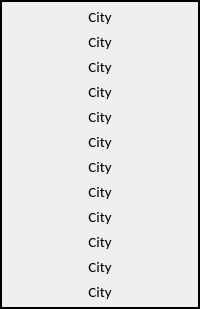
         <widget class="QFrame" name="f_discount">
          <property name="frameShape">
           <enum>QFrame::WinPanel</enum>
          </property>
          <property name="frameShadow">
           <enum>QFrame::Plain</enum>
          </property>
          <layout class="QVBoxLayout" name="verticalLayout_202">
           <property name="spacing">
            <number>5</number>
           </property>
           <property name="leftMargin">
            <number>5</number>
           </property>
           <property name="topMargin">
            <number>5</number>
           </property>
           <property name="rightMargin">
            <number>5</number>
           </property>
           <property name="bottomMargin">
            <number>5</number>
           </property>
           <item>
            <widget class="QLabel" name="disc_1">
             <property name="font">
              <font>
               <family>Calibri</family>
               <pointsize>11</pointsize>
               <bold>false</bold>
              </font>
             </property>
             <property name="text">
              <string>City</string>
             </property>
             <property name="alignment">
              <set>Qt::AlignCenter</set>
             </property>
            </widget>
           </item>
           <item>
            <widget class="QLabel" name="disc_2">
             <property name="font">
              <font>
               <family>Calibri</family>
               <pointsize>11</pointsize>
               <bold>false</bold>
              </font>
             </property>
             <property name="text">
              <string>City</string>
             </property>
             <property name="alignment">
              <set>Qt::AlignCenter</set>
             </property>
            </widget>
           </item>
           <item>
            <widget class="QLabel" name="disc_3">
             <property name="font">
              <font>
               <family>Calibri</family>
               <pointsize>11</pointsize>
               <bold>false</bold>
              </font>
             </property>
             <property name="text">
              <string>City</string>
             </property>
             <property name="alignment">
              <set>Qt::AlignCenter</set>
             </property>
            </widget>
           </item>
           <item>
            <widget class="QLabel" name="disc_4">
             <property name="font">
              <font>
               <family>Calibri</family>
               <pointsize>11</pointsize>
               <bold>false</bold>
              </font>
             </property>
             <property name="text">
              <string>City</string>
             </property>
             <property name="alignment">
              <set>Qt::AlignCenter</set>
             </property>
            </widget>
           </item>
           <item>
            <widget class="QLabel" name="disc_5">
             <property name="font">
              <font>
               <family>Calibri</family>
               <pointsize>11</pointsize>
               <bold>false</bold>
              </font>
             </property>
             <property name="text">
              <string>City</string>
             </property>
             <property name="alignment">
              <set>Qt::AlignCenter</set>
             </property>
            </widget>
           </item>
           <item>
            <widget class="QLabel" name="disc_6">
             <property name="font">
              <font>
               <family>Calibri</family>
               <pointsize>11</pointsize>
               <bold>false</bold>
              </font>
             </property>
             <property name="text">
              <string>City</string>
             </property>
             <property name="alignment">
              <set>Qt::AlignCenter</set>
             </property>
            </widget>
           </item>
           <item>
            <widget class="QLabel" name="disc_7">
             <property name="font">
              <font>
               <family>Calibri</family>
               <pointsize>11</pointsize>
               <bold>false</bold>
              </font>
             </property>
             <property name="text">
              <string>City</string>
             </property>
             <property name="alignment">
              <set>Qt::AlignCenter</set>
             </property>
            </widget>
           </item>
           <item>
            <widget class="QLabel" name="disc_8">
             <property name="font">
              <font>
               <family>Calibri</family>
               <pointsize>11</pointsize>
               <bold>false</bold>
              </font>
             </property>
             <property name="text">
              <string>City</string>
             </property>
             <property name="alignment">
              <set>Qt::AlignCenter</set>
             </property>
            </widget>
           </item>
           <item>
            <widget class="QLabel" name="disc_9">
             <property name="font">
              <font>
               <family>Calibri</family>
               <pointsize>11</pointsize>
               <bold>false</bold>
              </font>
             </property>
             <property name="text">
              <string>City</string>
             </property>
             <property name="alignment">
              <set>Qt::AlignCenter</set>
             </property>
            </widget>
           </item>
           <item>
            <widget class="QLabel" name="disc_10">
             <property name="font">
              <font>
               <family>Calibri</family>
               <pointsize>11</pointsize>
               <bold>false</bold>
              </font>
             </property>
             <property name="text">
              <string>City</string>
             </property>
             <property name="alignment">
              <set>Qt::AlignCenter</set>
             </property>
            </widget>
           </item>
           <item>
            <widget class="QLabel" name="disc_11">
             <property name="font">
              <font>
               <family>Calibri</family>
               <pointsize>11</pointsize>
               <bold>false</bold>
              </font>
             </property>
             <property name="text">
              <string>City</string>
             </property>
             <property name="alignment">
              <set>Qt::AlignCenter</set>
             </property>
            </widget>
           </item>
           <item>
            <widget class="QLabel" name="disc_12">
             <property name="font">
              <font>
               <family>Calibri</family>
               <pointsize>11</pointsize>
               <bold>false</bold>
              </font>
             </property>
             <property name="text">
              <string>City</string>
             </property>
             <property name="alignment">
              <set>Qt::AlignCenter</set>
             </property>
            </widget>
           </item>
          </layout>
         </widget>
